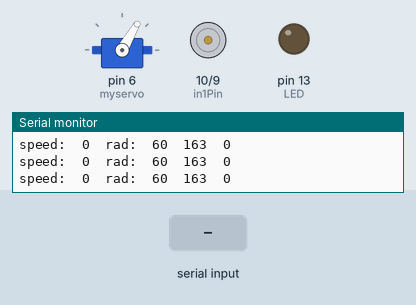
The sketch below on a simulated Arduino Uno, built with avr-gcc and run on an emulated ATmega328P. Shown: servo, motor-driver pin pairs drawn as motors (green arrow = first pin HIGH = forward, orange = second pin HIGH = backward, longer = more drive, scaled by the enable pin), output pins drawn as LEDs (lit = HIGH), the last lines printed to the serial monitor. The inputs (shaded band) are chosen by the test bench.

Above: at 1.2 s.
1.3 s: "90,45\n" received over the second serial link
At 2.1 s:
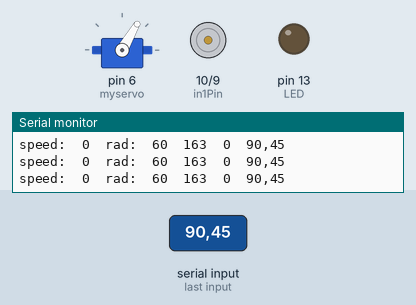
2.8 s: "30,150\n" received over the second serial link
At 3.8 s:
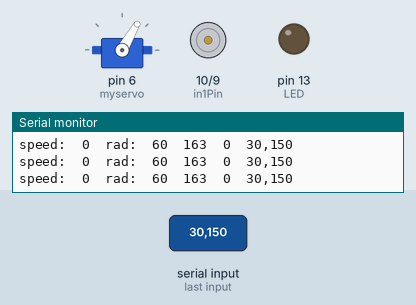
5.8 s: "90\n" received over the second serial link
At 6.6 s:
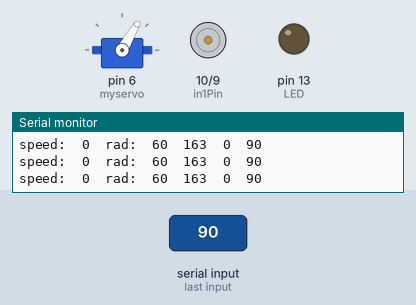
Timing chart, 0 to 8.8 s (numbered marks = the images above; inputs shaded):
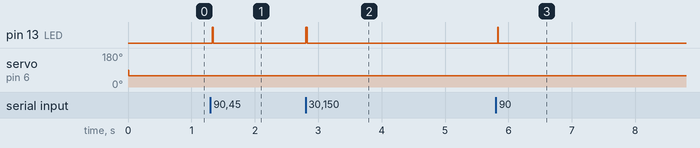

The sketch:

bluetooth-motorcontrol.ino
```cpp
#include<Servo.h> //서보모터를 쉽게 제어하기 위해 라이브러리를 추가한다.
#include<SoftwareSerial.h>

SoftwareSerial BTSerial(2,3); //RXD = 2, RXD = 3

int enablePin = 11;
int in1Pin = 10;
int in2Pin = 9;
int LED = 13;
byte buffer[100] = {0}; //블루투스로부터의 데이터를 읽어 저장해두기위한 배열

int velocity = 0;
int radian = 60;
String aa = "";

Servo myservo; //서보모터를 제어하기위한 인스턴스 생성

void setup() {
  // put your setup code here, to run once:
  pinMode(in1Pin, OUTPUT);
  pinMode(in2Pin, OUTPUT);
  pinMode(enablePin, OUTPUT);
  pinMode(LED, OUTPUT);
  myservo.attach(6); //서보모터와 연결된 핀을 6번으로 설정한다.

  Serial.begin(9600); //디버깅을 위해 시리얼로 컴퓨터와 연결해 변수의 값을 확인할 것이다.
  BTSerial.begin(38400); //아두이노와 블루투스 모듈의 통신 시리얼
}

void loop() {
  // put your main code here, to run repeatedly:
  char c;
  int i = 0;

  if(BTSerial.available() > 0) //수신한 데이터가 있다면
  {
    aa = "";
    digitalWrite(LED,HIGH); //데이터를 받는동안 led가 켜진다.
    do{
      c = BTSerial.read();
      Serial.println(c);
      buffer[i++] = c;
      aa = aa + c;
      //delay(15);
    }while((c != '\n') && (c != '\r')); //줄바꿈 문자를 만날때 까지
    buffer[--i]= NULL;
    digitalWrite(LED,LOW);
    Serial.println(aa); //받은 문자열을 컴퓨터 시리얼 모니터에 보내준다.
  }

  int* result = readcommand(buffer);
  switch(result[0])
  {
    case 0:
      velocity = result[1];
      break;

    case 1:
      radian = result[1];
      break;
  }

  setMotor(velocity, radian);

  //speed:  velocity  rad:  radian  result[0] result[1] aa
  Serial.print("speed:\t");
  Serial.print(velocity);
  Serial.print('\t');
  Serial.print("rad:\t");
  Serial.print(radian);
  Serial.print('\t');
  Serial.print(result[0]);
  Serial.print('\t');
  Serial.print(result[1]);
  Serial.print('\t');
  Serial.println(aa);
}

int* readcommand(char* str) //명령어를 해석하는 함수
{
  int result[2] = {-1, 0};
  if(isSame(str, "v=", 2))
  { //v= ~~~같은 식의 문자열이 들어왔다면, velocity에 ~~~를 대입하라는 의미를 가진 데이터를 반환한다.
    result[0] = 0;
    result[1] = atoi(str + 2);
  }
  if(isSame(str, "r=", 2))
  { //r= ~~~같은 식의 문자열이 들어왔다면, radian에 ~~~를 대입하라는 의미를 가진 데이터를 반환한다.
    result[0] = 1;
    result[1] = atoi(str + 2);
  }
  delay(15);
  return result;
}

bool isSame(char* str1, char* str2, int i) //i번째 자리까지 str1과 str2가 같은지 판별하는 함수
{
  for(int j = 0;j < i;j++)
  {
    if(str1[j] != str2[j])
    {
      return false;
    }
  }
  return true;
}

void setMotor(int v, int rad) //모터를 조작하는 함수
{
  if(0 <= v) //모터의 속도와 회전방향 제어
  {
    if(255 < v) v = 255; //v의 값이 255 이상이면 잘라준다.
    analogWrite(enablePin, v);
    digitalWrite(in1Pin, LOW);
    digitalWrite(in2Pin, HIGH);
  }
  if(v < 0)
  {
    if(v < -255) v = -255; //v의 값이 -255 이상이면 잘라준다.
    analogWrite(enablePin, -v);
    digitalWrite(in1Pin, HIGH);
    digitalWrite(in2Pin, LOW);
  }

  //서보모터 회전각 제어
  if(rad < 0) rad = 0; //r의 값이 0 이상 120 이하가 아니면 잘라준다.
  if(rad > 120) rad = 120;
  myservo.write(rad);
}
```

Measured:
- after the input at 1.3 s, pin 13 (LED): LOW → HIGH at once, → LOW 0.02 s later
- after the input at 2.8 s, pin 13 (LED): LOW → HIGH at once, → LOW 0.02 s later
- after the input at 5.8 s, pin 13 (LED): LOW → HIGH at once, → LOW 0.01 s later
